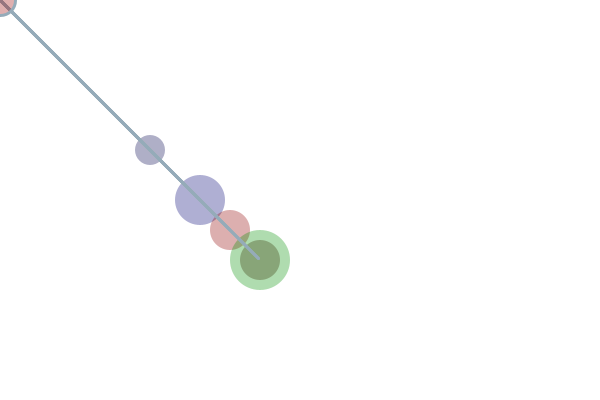
Frame 1 (no input)
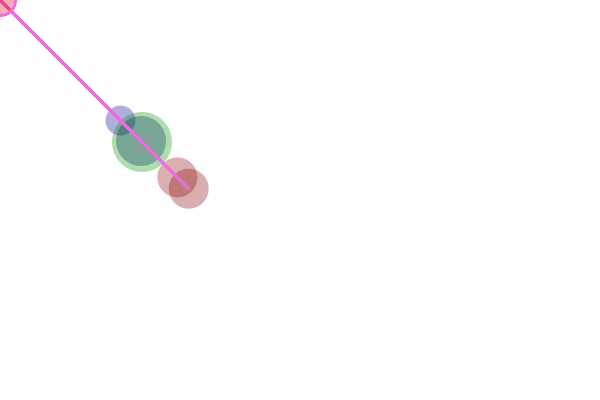
Frame 60 (the mouse pressed at the canvas centre just before this capture)
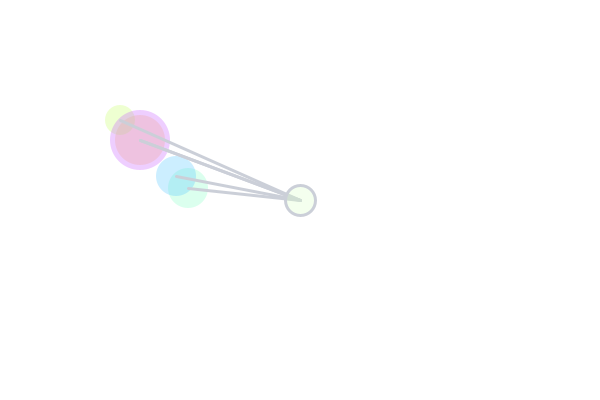
Frame 120 (the mouse held since frame 60 and released just before this capture)

The Processing sketch that drew these frames (run headless with seeded random() and noise(); from frame 60 on, the mouse is pressed at the canvas centre):

// Processing sketch: processing_71041
// ── processing_71041.pde

//zhaochang He zhaochah@andrew.cmu.edu
//hw5 Bounce
//copyrights 


//variables
float x = 200;
float y = 200;
float a = 150;
float b = 150;
float c = 230;
float d = 230;
float m = 260;
float n = 260;
float e = 260;
float f = 260;
float speed = 1;
float speedAB=.5;
float speedCD=.7;
float speedMN = 1.4;
float speedEF = 2;

//setup
void setup(){
  size(600,400);
  smooth();
  noCursor();
}

void draw(){
  background(255);
  display();
  moveEllipse();
  shootline();
  cursorBall();

}
  
//display ellipses  
void display(){
 noStroke();
fill(mouseX, mouseY,random(50,150),80);
ellipse(x, y, 50,50);
fill(mouseY, mouseX,random(50,150),80);
ellipse(a, b, 30, 30);
fill(random(50,150),mouseX, mouseY,80);
ellipse(c,d, 40,40);
fill(random(50,150),mouseY, mouseX,80);
ellipse(m,n, 40,40);
fill(mouseY, random(100,150), mouseX,80);
ellipse(e,f, 60,60);
}


//let the ellipse follow mouse
void moveEllipse(){
if (mouseX < width/2 && mouseY < height/2) {
x -=speed;
y -=speed;
a -=speedAB;
b -=speedAB;
c -=speedCD;
d -=speedCD;
m -=speedMN;
n -=speedMN;
e -=speedEF;
f -=speedEF;
}else if (mouseX < width/2 && mouseY > height/2) {
x -=speed;
y +=speed;
a -=speedAB;
b +=speedAB;
c -=speedCD;
d +=speedCD;
m -=speedMN;
n +=speedMN;
e -=speedEF;
f +=speedEF;
}else if (mouseX > width/2 && mouseY < height/2) {
x +=speed;
y -=speed;
a +=speedAB;
b -=speedAB;
c +=speedCD;
d -=speedCD;
m +=speedMN;
n -=speedMN;
e +=speedEF;
f -=speedEF;
}else if (mouseX > width/2 && mouseY > height/2) {
x +=speed;
y +=speed;
a +=speedAB;
b +=speedAB;
c +=speedCD;
d +=speedCD;
m +=speedMN;
n +=speedMN;
e +=speedEF;
f +=speedEF;
}
}


//Shoot linef to link the mouse cursor and ellipses. From this line you can vividly see that
//you can use your mouse to drag the ellipse back 
void shootline(){
  strokeWeight(3);
  stroke(random(100,255), random(100, 255), random(100,255));
  line(x,y, mouseX, mouseY);
  line(a,b, mouseX, mouseY);
  line(c,d, mouseX, mouseY);
  line(m,n, mouseX, mouseY);
  line(e,f, mouseX, mouseY);
}

//replace the cursor with a ball
void cursorBall (){
  fill(random(100,255), mouseX, mouseY,80);
  
  ellipse(mouseX, mouseY, 30, 30);
}
